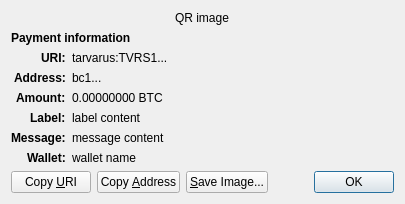
<?xml version="1.0" encoding="UTF-8"?>
<ui version="4.0">
 <class>ReceiveRequestDialog</class>
 <widget class="QDialog" name="ReceiveRequestDialog">
  <property name="geometry">
   <rect>
    <x>0</x>
    <y>0</y>
    <width>413</width>
    <height>229</height>
   </rect>
  </property>
  <property name="windowTitle">
   <string>Request payment to ...</string>
  </property>
  <layout class="QGridLayout" name="gridLayout" columnstretch="0,1">
   <property name="sizeConstraint">
    <enum>QLayout::SetFixedSize</enum>
   </property>
   <item row="0" column="0" colspan="2" alignment="Qt::AlignHCenter">
    <widget class="QRImageWidget" name="qr_code">
     <property name="text">
      <string notr="true">QR image</string>
     </property>
     <property name="textInteractionFlags">
      <set>Qt::NoTextInteraction</set>
     </property>
    </widget>
   </item>
   <item row="1" column="0" colspan="2">
    <widget class="QLabel" name="payment_header">
     <property name="font">
      <font>
       <weight>75</weight>
       <bold>true</bold>
      </font>
     </property>
     <property name="text">
      <string>Payment information</string>
     </property>
     <property name="textInteractionFlags">
      <set>Qt::NoTextInteraction</set>
     </property>
    </widget>
   </item>
   <item row="2" column="0" alignment="Qt::AlignRight|Qt::AlignTop">
    <widget class="QLabel" name="uri_tag">
     <property name="font">
      <font>
       <weight>75</weight>
       <bold>true</bold>
      </font>
     </property>
     <property name="text">
      <string notr="true">URI:</string>
     </property>
     <property name="textFormat">
      <enum>Qt::PlainText</enum>
     </property>
     <property name="textInteractionFlags">
      <set>Qt::NoTextInteraction</set>
     </property>
    </widget>
   </item>
   <item row="2" column="1" alignment="Qt::AlignTop">
    <widget class="QLabel" name="uri_content">
     <property name="text">
      <string notr="true">tarvarus:TVRS1...</string>
     </property>
     <property name="textFormat">
      <enum>Qt::RichText</enum>
     </property>
     <property name="wordWrap">
      <bool>true</bool>
     </property>
     <property name="textInteractionFlags">
      <set>Qt::TextSelectableByMouse</set>
     </property>
    </widget>
   </item>
   <item row="3" column="0" alignment="Qt::AlignRight|Qt::AlignTop">
    <widget class="QLabel" name="address_tag">
     <property name="font">
      <font>
       <weight>75</weight>
       <bold>true</bold>
      </font>
     </property>
     <property name="text">
      <string>Address:</string>
     </property>
     <property name="textInteractionFlags">
      <set>Qt::NoTextInteraction</set>
     </property>
    </widget>
   </item>
   <item row="3" column="1" alignment="Qt::AlignTop">
    <widget class="QLabel" name="address_content">
     <property name="text">
      <string notr="true">bc1...</string>
     </property>
     <property name="textFormat">
      <enum>Qt::PlainText</enum>
     </property>
     <property name="textInteractionFlags">
      <set>Qt::TextSelectableByMouse</set>
     </property>
    </widget>
   </item>
   <item row="4" column="0" alignment="Qt::AlignRight|Qt::AlignTop">
    <widget class="QLabel" name="amount_tag">
     <property name="font">
      <font>
       <weight>75</weight>
       <bold>true</bold>
      </font>
     </property>
     <property name="text">
      <string>Amount:</string>
     </property>
     <property name="textInteractionFlags">
      <set>Qt::NoTextInteraction</set>
     </property>
    </widget>
   </item>
   <item row="4" column="1" alignment="Qt::AlignTop">
    <widget class="QLabel" name="amount_content">
     <property name="text">
      <string notr="true">0.00000000 BTC</string>
     </property>
     <property name="textFormat">
      <enum>Qt::PlainText</enum>
     </property>
     <property name="textInteractionFlags">
      <set>Qt::TextSelectableByMouse</set>
     </property>
    </widget>
   </item>
   <item row="5" column="0" alignment="Qt::AlignRight|Qt::AlignTop">
    <widget class="QLabel" name="label_tag">
     <property name="font">
      <font>
       <weight>75</weight>
       <bold>true</bold>
      </font>
     </property>
     <property name="text">
      <string>Label:</string>
     </property>
     <property name="textInteractionFlags">
      <set>Qt::NoTextInteraction</set>
     </property>
    </widget>
   </item>
   <item row="5" column="1" alignment="Qt::AlignTop">
    <widget class="QLabel" name="label_content">
     <property name="text">
      <string notr="true">label content</string>
     </property>
     <property name="textFormat">
      <enum>Qt::PlainText</enum>
     </property>
     <property name="wordWrap">
      <bool>true</bool>
     </property>
     <property name="textInteractionFlags">
      <set>Qt::TextSelectableByMouse</set>
     </property>
    </widget>
   </item>
   <item row="6" column="0" alignment="Qt::AlignRight|Qt::AlignTop">
    <widget class="QLabel" name="message_tag">
     <property name="font">
      <font>
       <weight>75</weight>
       <bold>true</bold>
      </font>
     </property>
     <property name="text">
      <string>Message:</string>
     </property>
     <property name="textInteractionFlags">
      <set>Qt::NoTextInteraction</set>
     </property>
    </widget>
   </item>
   <item row="6" column="1" alignment="Qt::AlignTop">
    <widget class="QLabel" name="message_content">
     <property name="text">
      <string notr="true">message content</string>
     </property>
     <property name="textFormat">
      <enum>Qt::PlainText</enum>
     </property>
     <property name="wordWrap">
      <bool>true</bool>
     </property>
     <property name="textInteractionFlags">
      <set>Qt::TextSelectableByMouse</set>
     </property>
    </widget>
   </item>
   <item row="7" column="0" alignment="Qt::AlignRight|Qt::AlignTop">
    <widget class="QLabel" name="wallet_tag">
     <property name="font">
      <font>
       <weight>75</weight>
       <bold>true</bold>
      </font>
     </property>
     <property name="text">
      <string>Wallet:</string>
     </property>
     <property name="textInteractionFlags">
      <set>Qt::NoTextInteraction</set>
     </property>
    </widget>
   </item>
   <item row="7" column="1" alignment="Qt::AlignTop">
    <widget class="QLabel" name="wallet_content">
     <property name="text">
      <string notr="true">wallet name</string>
     </property>
     <property name="textFormat">
      <enum>Qt::PlainText</enum>
     </property>
     <property name="wordWrap">
      <bool>true</bool>
     </property>
     <property name="textInteractionFlags">
      <set>Qt::TextSelectableByMouse</set>
     </property>
    </widget>
   </item>
   <item row="8" column="0" colspan="2">
    <layout class="QHBoxLayout" name="horizontalLayout">
     <item>
      <widget class="QPushButton" name="btnCopyURI">
       <property name="text">
        <string>Copy &amp;URI</string>
       </property>
       <property name="autoDefault">
        <bool>false</bool>
       </property>
      </widget>
     </item>
     <item>
      <widget class="QPushButton" name="btnCopyAddress">
       <property name="text">
        <string>Copy &amp;Address</string>
       </property>
       <property name="autoDefault">
        <bool>false</bool>
       </property>
      </widget>
     </item>
     <item>
      <widget class="QPushButton" name="btnSaveAs">
       <property name="text">
        <string>&amp;Save Image...</string>
       </property>
       <property name="autoDefault">
        <bool>false</bool>
       </property>
      </widget>
     </item>
     <item>
      <spacer name="horizontalSpacer_2">
       <property name="orientation">
        <enum>Qt::Horizontal</enum>
       </property>
       <property name="sizeHint" stdset="0">
        <size>
         <width>40</width>
         <height>20</height>
        </size>
       </property>
      </spacer>
     </item>
     <item>
      <widget class="QDialogButtonBox" name="buttonBox">
       <property name="focusPolicy">
        <enum>Qt::StrongFocus</enum>
       </property>
       <property name="standardButtons">
        <set>QDialogButtonBox::Ok</set>
       </property>
      </widget>
     </item>
    </layout>
   </item>
  </layout>
 </widget>
 <customwidgets>
  <customwidget>
   <class>QRImageWidget</class>
   <extends>QLabel</extends>
   <header>qt/qrimagewidget.h</header>
  </customwidget>
 </customwidgets>
 <tabstops>
  <tabstop>buttonBox</tabstop>
  <tabstop>btnCopyURI</tabstop>
  <tabstop>btnCopyAddress</tabstop>
  <tabstop>btnSaveAs</tabstop>
 </tabstops>
 <resources/>
 <connections>
  <connection>
   <sender>buttonBox</sender>
   <signal>accepted()</signal>
   <receiver>ReceiveRequestDialog</receiver>
   <slot>accept()</slot>
   <hints>
    <hint type="sourcelabel">
     <x>135</x>
     <y>230</y>
    </hint>
    <hint type="destinationlabel">
     <x>135</x>
     <y>126</y>
    </hint>
   </hints>
  </connection>
 </connections>
</ui>
